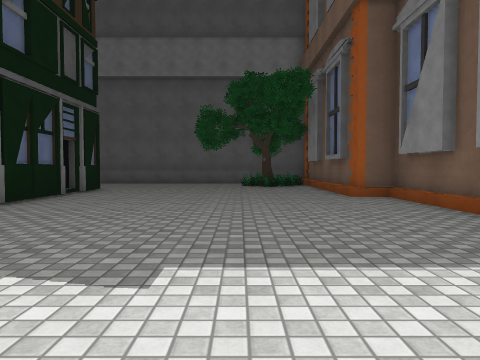
View 1 (above)

24 first-person views from a walk through a Unity game level. The camera is 1.2 m above the floor, tilts 2° down and sees 70° across. The floor is counted in squares, 2 m on a side. Each view is taken from the middle of a square. On the plan, view 1 faces up. The plan holds only what a view shows up to about 10 squares ahead; the rest is blank. The place goes on beyond the plan. The player is left out. Some animated figures are left out. Some surface patterns are stand-ins.

View 2
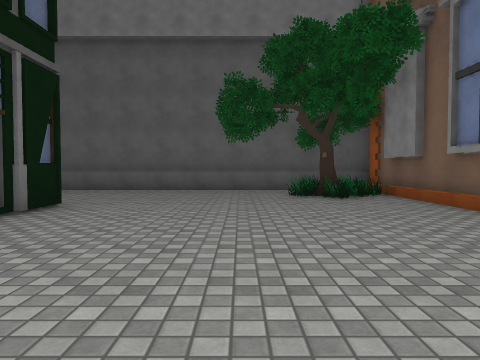

View 3
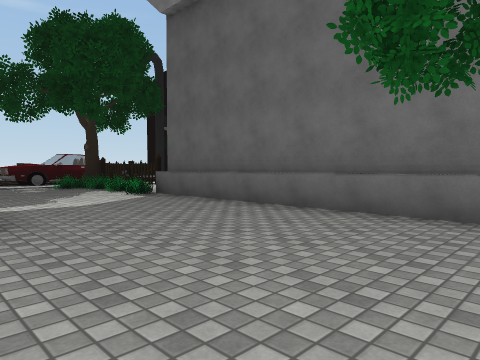

View 4
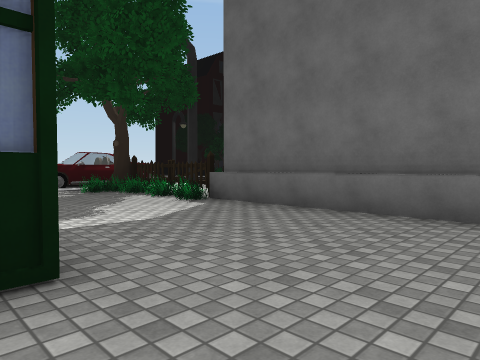

View 5
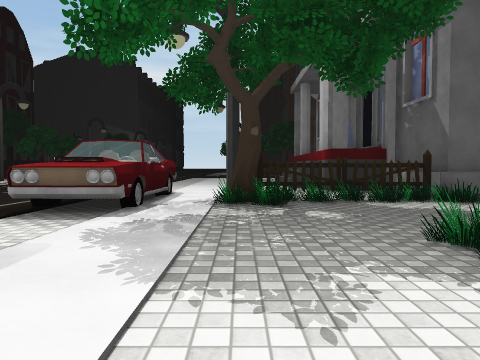

View 6
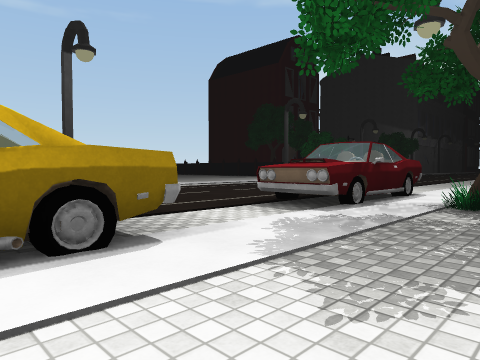

View 7
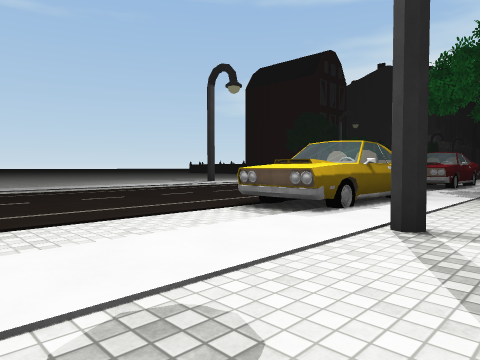

View 8
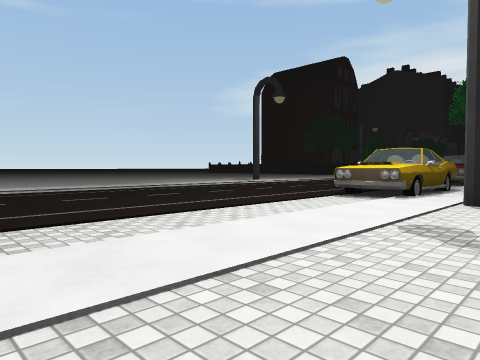

View 9
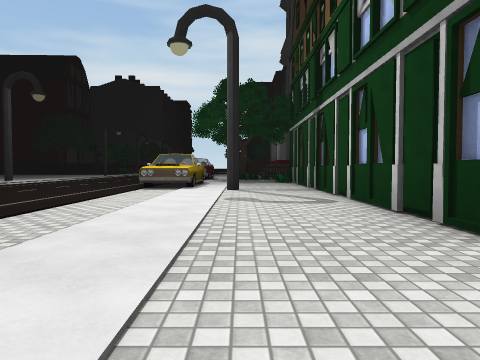

View 10
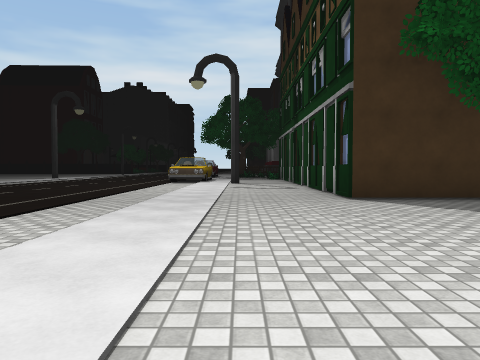

View 11
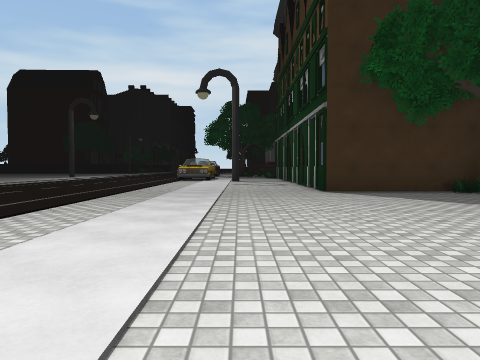

View 12
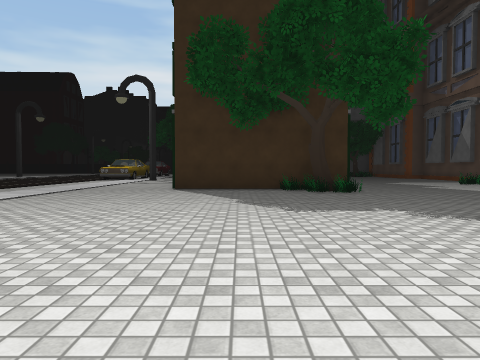

View 13
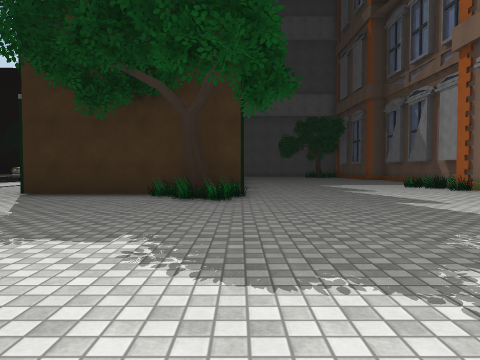

View 14
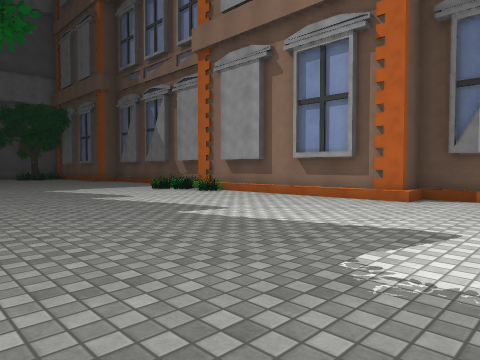

View 15
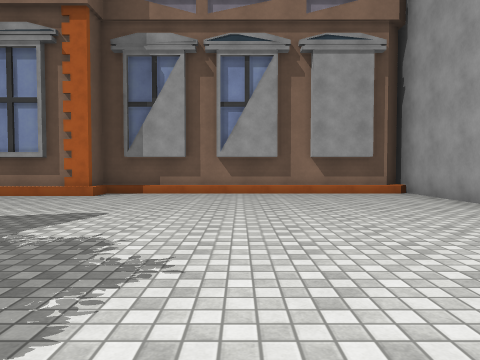

View 16
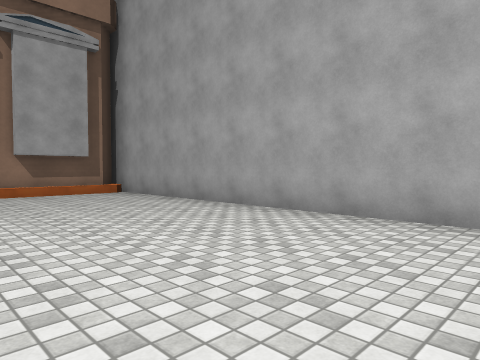

View 17
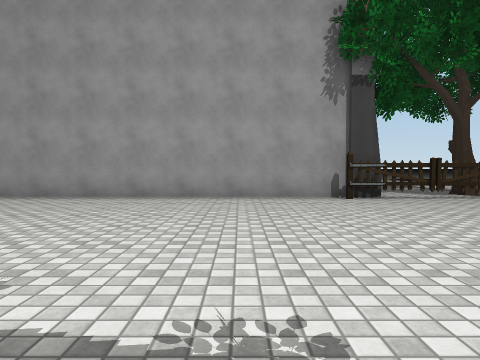

View 18
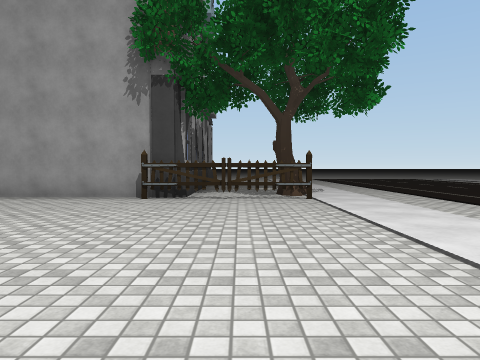

View 19
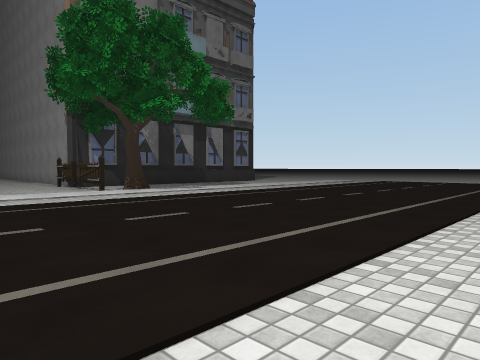

View 20
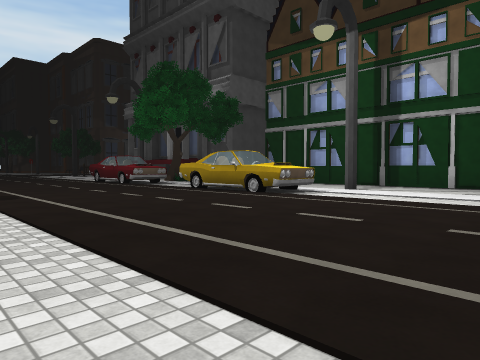

View 21
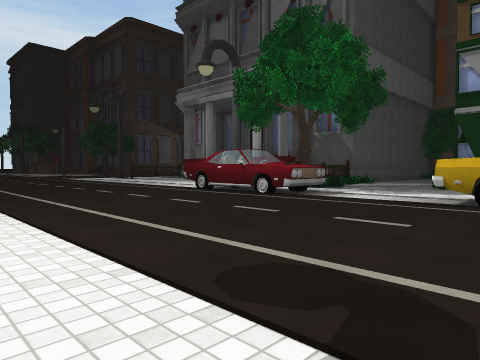

View 22
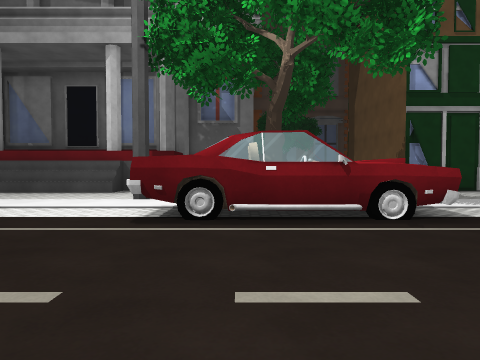

View 23
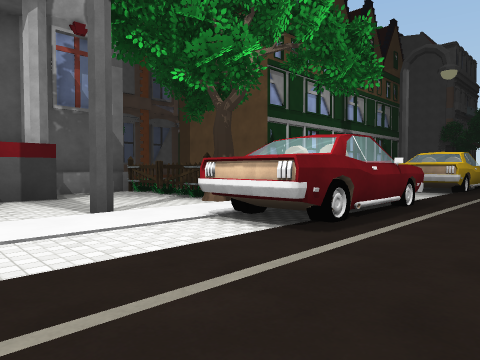

View 24
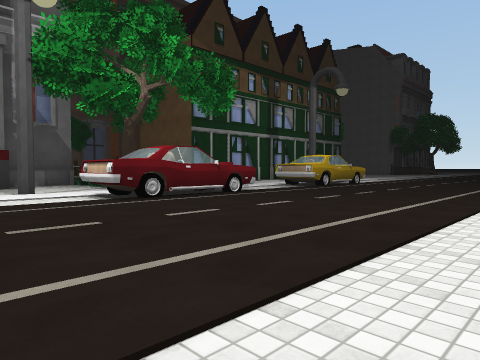

### Floor plan
Key: @ floor where view 1 was taken; # wall or solid block; . main floor; : floor 0.25 m higher than the main floor; ^ raised ledge; T tree; B building; G gate; O other object.
Columns run from 20 left of view 1 to 4 right of it. Each row starts with its distance up from view 1.
 18 ...........^
 17 ...........##
 16 .........#..##
 15 ......OO.....#
 14  .....OO.TGGG##########^
 13  .....OO.TO.OO.........B
 12  .....OO.............OOB
 11  ....................OTB
 10 ...........O...........B
  9 ...........B    B......B
  8 ......OO...#    :......B
  7 ......OO...     #.......B
  6  .....OO.. B    B......B
  5 ......OO...#    :.......
  4 .........#.B    B......
  3 ...........B    B .....
  2 ...........#      .....
  1 ...........#      ....
  0 ...........B     ...@..B
 -1   .........##    ......B
 -2    ........B####B......B
 -3    ............OT......B
 -4     ...................B
 -5      ..................B
 -6      ...................B
 -7       .................B
 -8        .................
 -9 ....   .................
-10 ........................
-11 .......................B
-12 .......................B
-13  ........GGG#############
-14  ........#.B
-15  ..........B
-16  ..........B
-17  ......

Positions as (right, up) in squares from view 1, and headings:
1: (0, 0), facing up
2: (-1, 4), facing up
3: (0, 9), facing up-left
4: (-2, 9), facing up-left
5: (-11, 7), facing up
6: (-10, 7), facing up-left
7: (-10, 1), facing up-left
8: (-10, -2), facing up-left
9: (-11, -5), facing up
10: (-11, -9), facing up
11: (-11, -11), facing up
12: (-7, -12), facing up
13: (-4, -10), facing up
14: (-4, -8), facing up-right
15: (-5, -9), facing right
16: (-5, -9), facing down-right
17: (-6, -6), facing down
18: (-10, -6), facing down
19: (-20, -9), facing down-right
20: (-20, 0), facing up-right
21: (-20, 7), facing up-right
22: (-18, 14), facing right
23: (-16, 18), facing down-right
24: (-20, 18), facing down-right
